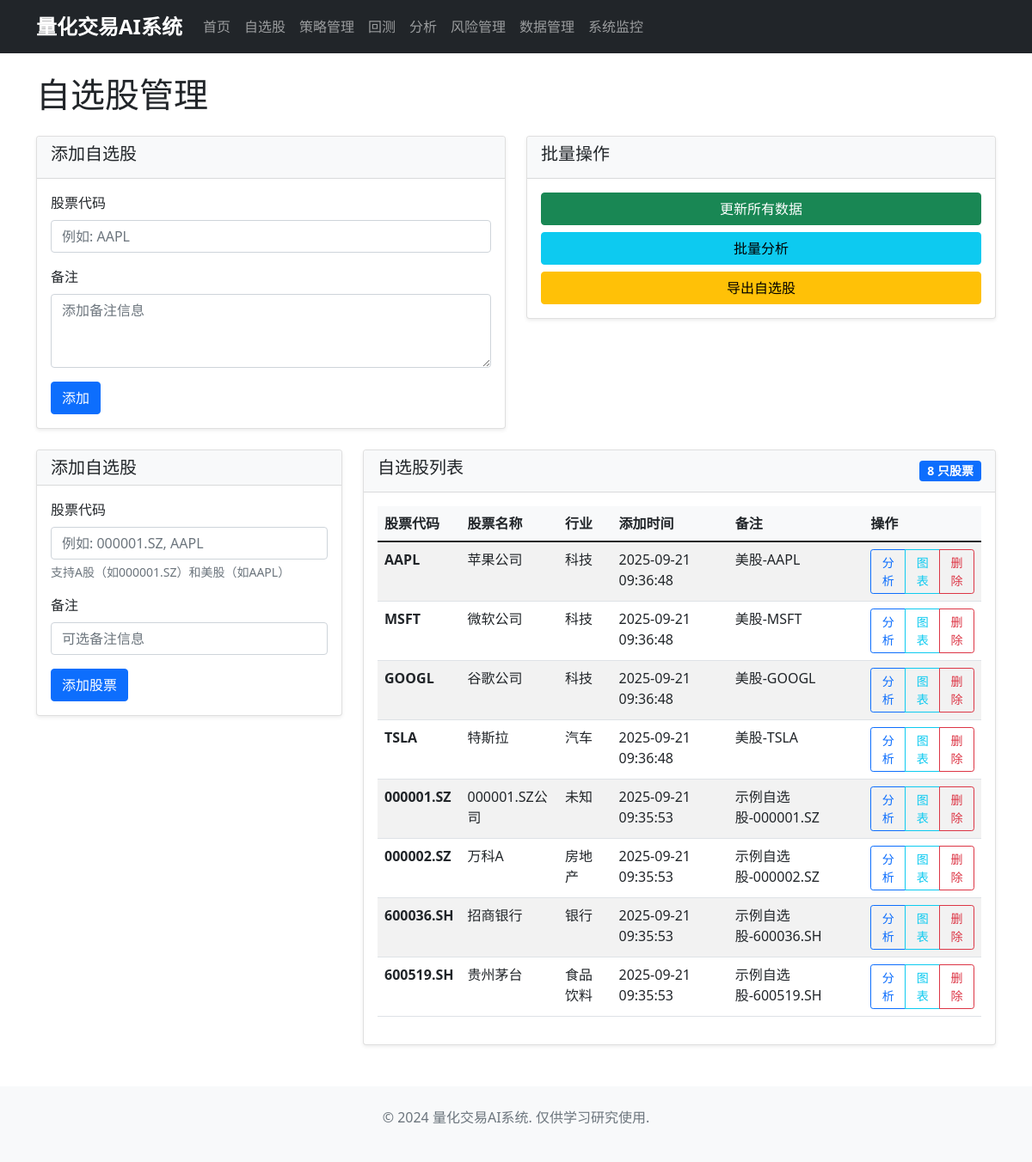
Screenshot of /watchlist with the database file from the repository.
### tables this page shows
CREATE TABLE watchlist (
                    id INTEGER PRIMARY KEY AUTOINCREMENT,
                    symbol TEXT NOT NULL,
                    added_at TIMESTAMP DEFAULT CURRENT_TIMESTAMP,
                    notes TEXT,
                    FOREIGN KEY (symbol) REFERENCES stocks (symbol)
                );

CREATE TABLE stocks (
                    symbol TEXT PRIMARY KEY,
                    name TEXT NOT NULL,
                    industry TEXT,
                    market TEXT,
                    is_active BOOLEAN DEFAULT 1,
                    created_at TIMESTAMP DEFAULT CURRENT_TIMESTAMP,
                    updated_at TIMESTAMP DEFAULT CURRENT_TIMESTAMP
                );

### web_interface.py (the view)
@app.get("/watchlist", response_class=HTMLResponse)
async def watchlist_page(request: Request):
    try:
        watchlist = db_manager.get_watchlist()
        return templates.TemplateResponse("watchlist.html", {
            "request": request,
            "watchlist": watchlist
        })
    except Exception as e:
        logger.error(f"自选股页面加载失败: {e}")
        return templates.TemplateResponse("error.html", {
            "request": request,
            "error": str(e)
        })

### templates/watchlist.html (shortened to what this page needs)
{% extends "base.html" %}
{% block content %}
<div class="row">
    <div class="col-12">
        <h1 class="mb-4">自选股管理</h1>
    </div>
</div>
<div class="row mb-4">
    <div class="col-md-6">
        <div class="card">
            <div class="card-header">
                <h5>添加自选股</h5>
            </div>
            <div class="card-body">
                <form id="addStockForm">
                    <div class="mb-3">
                        <label for="symbol" class="form-label">股票代码</label>
                        <input type="text" class="form-control" id="symbol" placeholder="例如: AAPL" required>
                    </div>
                    <div class="mb-3">
                        <label for="notes" class="form-label">备注</label>
                        <textarea class="form-control" id="notes" rows="3" placeholder="添加备注信息"></textarea>
                    </div>
                    <button type="submit" class="btn btn-primary">添加</button>
                </form>
            </div>
        </div>
    </div>
    <div class="col-md-6">
        <div class="card">
            <div class="card-header">
                <h5>批量操作</h5>
            </div>
            <div class="card-body">
                <div class="d-grid gap-2">
                    <button class="btn btn-success" onclick="updateAllData()">更新所有数据</button>
                    <button class="btn btn-info" onclick="analyzeAll()">批量分析</button>
                    <button class="btn btn-warning" onclick="exportWatchlist()">导出自选股</button>
                </div>
            </div>
        </div>
    </div>
</div>
<div class="row">
    <div class="col-md-4">
        <div class="card">
            <div class="card-header">
                <h5 class="mb-0">添加自选股</h5>
            </div>
            <div class="card-body">
                <form id="addStockForm">
                    <div class="mb-3">
                        <label for="stockSymbol" class="form-label">股票代码</label>
                        <input type="text" class="form-control" id="stockSymbol" name="symbol"
                               placeholder="例如: 000001.SZ, AAPL" required>
                        <div class="form-text">支持A股（如000001.SZ）和美股（如AAPL）</div>
                    </div>
                    <div class="mb-3">
                        <label for="stockNotes" class="form-label">备注</label>
                        <input type="text" class="form-control" id="stockNotes" name="notes"
                               placeholder="可选备注信息">
                    </div>
                    <button type="submit" class="btn btn-primary">添加股票</button>
                </form>
            </div>
        </div>
    </div>
    <div class="col-md-8">
        <div class="card">
            <div class="card-header d-flex justify-content-between align-items-center">
                <h5>自选股列表</h5>
                <span class="badge bg-primary">{{ watchlist|length }} 只股票</span>
            </div>
            <div class="card-body">
                {% if not watchlist.empty %}
                <div class="table-responsive">
                    <table class="table table-striped">
                        <thead>
                            <tr>
                                <th>股票代码</th>
                                <th>股票名称</th>
                                <th>行业</th>
                                <th>添加时间</th>
                                <th>备注</th>
                                <th>操作</th>
                            </tr>
                        </thead>
                        <tbody>
                            {% for index, stock in watchlist.iterrows() %}
                            <tr>
                                <td><strong>{{ stock.symbol }}</strong></td>
                                <td>{{ stock['name'] }}</td>
                                <td>{{ stock['industry'] }}</td>
                                <td>{{ stock['added_at'] }}</td>
                                <td>{{ stock['notes'] }}</td>
                                <td>
                                    <div class="btn-group btn-group-sm">
                                        <button class="btn btn-outline-primary" onclick="analyzeStock('{{ stock.symbol }}')">分析</button>
                                        <button class="btn btn-outline-info" onclick="viewChart('{{ stock.symbol }}')">图表</button>
                                        <button class="btn btn-outline-danger" onclick="removeStock('{{ stock.symbol }}')">删除</button>
                                    </div>
                                </td>
                            </tr>
                            {% endfor %}
                        </tbody>
                    </table>
                </div>
                {% else %}
                <div class="text-center py-4">
                    <p class="text-muted">暂无自选股，请添加股票到自选股列表</p>
                </div>
                {% endif %}
            </div>
        </div>
    </div>
</div>
{% endblock %}

### templates/base.html (shortened to what this page needs)
<!DOCTYPE html>
<html lang="zh-CN">
<head>
    <link href="https://cdn.jsdelivr.net/npm/bootstrap@5.1.3/dist/css/bootstrap.min.css" rel="stylesheet">
    <link href="/static/css/style.css" rel="stylesheet">
</head>
<body>
    <nav class="navbar navbar-expand-lg navbar-dark bg-dark">
        <div class="container">
            <a class="navbar-brand" href="/">量化交易AI系统</a>
            <div class="collapse navbar-collapse" id="navbarNav">
                <ul class="navbar-nav me-auto">
                    <li class="nav-item">
                        <a class="nav-link" href="/">首页</a>
                    </li>
                    <li class="nav-item">
                        <a class="nav-link" href="/watchlist">自选股</a>
                    </li>
                    <li class="nav-item">
                        <a class="nav-link" href="/strategies">策略管理</a>
                    </li>
                    <li class="nav-item">
                        <a class="nav-link" href="/backtest">回测</a>
                    </li>
                    <li class="nav-item">
                        <a class="nav-link" href="/analysis">分析</a>
                    </li>
                    <li class="nav-item">
                        <a class="nav-link" href="/risk">风险管理</a>
                    </li>
                    <li class="nav-item">
                        <a class="nav-link" href="/data">数据管理</a>
                    </li>
                    <li class="nav-item">
                        <a class="nav-link" href="/monitor">系统监控</a>
                    </li>
                </ul>
            </div>
        </div>
    </nav>
    <main class="container mt-4">
        {% block content %}{% endblock %}
    </main>
    <footer class="bg-light mt-5 py-4">
        <div class="container text-center">
            <p class="text-muted">&copy; 2024 量化交易AI系统. 仅供学习研究使用.</p>
        </div>
    </footer>
</body>
</html>

### static/css/style.css (style rules this page uses)
body { font-family: 'Segoe UI', Tahoma, Geneva, Verdana, sans-serif; }
.navbar-brand { font-weight: bold; font-size: 1.5rem; }
.card { box-shadow: 0 0.125rem 0.25rem rgba(0, 0, 0, 0.075); border: 1px solid rgba(0, 0, 0, 0.125); }
.card-header { background-color: #f8f9fa; border-bottom: 1px solid rgba(0, 0, 0, 0.125); font-weight: 600; }
.table th { background-color: #f8f9fa; font-weight: 600; }
.btn-group-sm > .btn { padding: 0.25rem 0.5rem; font-size: 0.875rem; }
.badge { font-size: 0.875rem; }

### rows the page displays
watchlist: symbol "AAPL", added_at "2025-09-21 09:36:48", notes "美股-AAPL"
stocks: name "苹果公司", industry "科技"
watchlist: symbol "MSFT", added_at "2025-09-21 09:36:48", notes "美股-MSFT"
stocks: name "微软公司", industry "科技"
watchlist: symbol "GOOGL", added_at "2025-09-21 09:36:48", notes "美股-GOOGL"
stocks: name "谷歌公司", industry "科技"
watchlist: symbol "TSLA", added_at "2025-09-21 09:36:48", notes "美股-TSLA"
stocks: name "特斯拉", industry "汽车"
watchlist: symbol "000001.SZ", added_at "2025-09-21 09:35:53", notes "示例自选股-000001.SZ"
stocks: name "000001.SZ公司", industry "未知"
watchlist: symbol "000002.SZ", added_at "2025-09-21 09:35:53", notes "示例自选股-000002.SZ"
stocks: name "万科A", industry "房地产"
watchlist: symbol "600036.SH", added_at "2025-09-21 09:35:53", notes "示例自选股-600036.SH"
stocks: name "招商银行", industry "银行"
watchlist: symbol "600519.SH", added_at "2025-09-21 09:35:53", notes "示例自选股-600519.SH"
stocks: name "贵州茅台", industry "食品饮料"

### other values shown
{{ watchlist|length }} "8"
